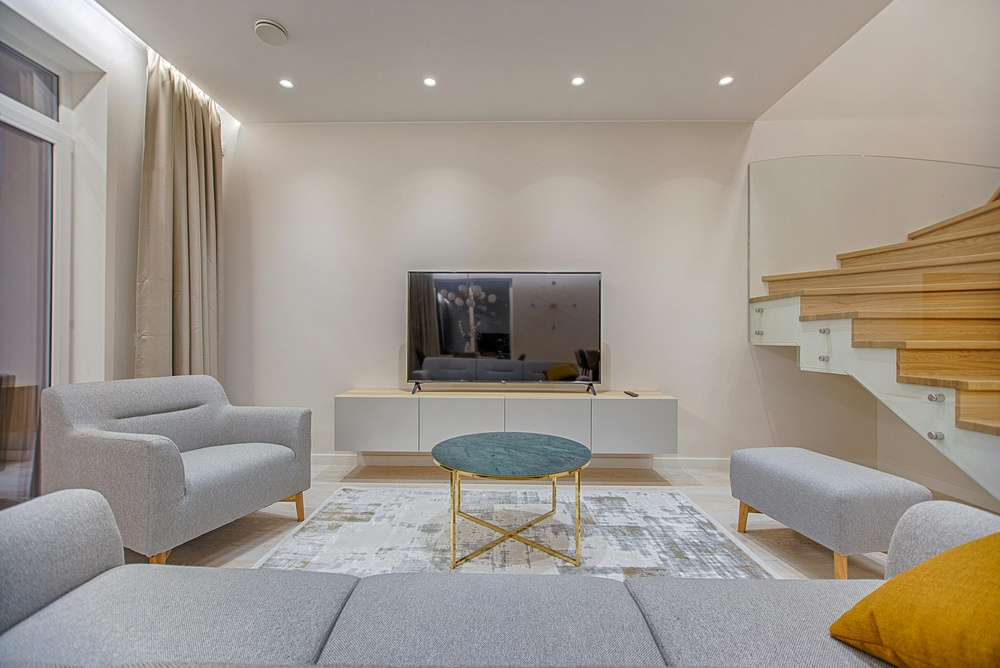
#> input picture sample.jpg, 1000 x 668 px, shrunk from 3400 x 2270 before the run
$ python visualize_features.py   (older library calls are emulated)
#> lines starting #> are read from the running program, lines starting #| are printed output that depends on the picture
import cv2
import numpy as np
import matplotlib.pyplot as plt

patch_h, patch_w = 8, 8

image_path = "sample.jpg"
img = cv2.imread(image_path)
#> img is the input picture: shape (668, 1000, 3); mean B, G, R 140.9, 150.3, 158.4
img = cv2.cvtColor(img, cv2.COLOR_BGR2RGB)

gray = cv2.cvtColor(img, cv2.COLOR_RGB2GRAY)
h, w, _ = img.shape
#> h = 668; w = 1000
h_patches = h // patch_h
#> h_patches = 83
w_patches = w // patch_w
#> w_patches = 125

r_mean_map = np.zeros((h_patches, w_patches))
g_mean_map = np.zeros((h_patches, w_patches))
b_mean_map = np.zeros((h_patches, w_patches))
row_norm_map = np.zeros((h_patches, w_patches))
col_norm_map = np.zeros((h_patches, w_patches))
center_dist_map = np.zeros((h_patches, w_patches))
focal_prior_map = np.zeros((h_patches, w_patches))
patch_grad_map = np.zeros((h_patches, w_patches))
patch_brightness_map = np.zeros((h_patches, w_patches))

sobel_x = cv2.Sobel(gray, cv2.CV_64F, 1, 0, ksize=3)
sobel_y = cv2.Sobel(gray, cv2.CV_64F, 0, 1, ksize=3)
gradient_magnitude = np.sqrt(sobel_x**2 + sobel_y**2)

center_y, center_x = h / 2, w / 2
#> center_y = 334; center_x = 500

for i in range(h_patches):
    for j in range(w_patches):
        y, x = i * patch_h, j * patch_w
        patch = img[y:y+patch_h, x:x+patch_w]
        patch_gray = gray[y:y+patch_h, x:x+patch_w]
        patch_grad = gradient_magnitude[y:y+patch_h, x:x+patch_w]

        r_mean_map[i, j] = np.mean(patch[:, :, 0])
        g_mean_map[i, j] = np.mean(patch[:, :, 1])
        b_mean_map[i, j] = np.mean(patch[:, :, 2])

        row_norm_map[i, j] = i / h_patches
        col_norm_map[i, j] = j / w_patches

        patch_center_y = y + patch_h / 2
        patch_center_x = x + patch_w / 2
        dist = np.sqrt((patch_center_y - center_y)**2 + (patch_center_x - center_x)**2)
        center_dist_map[i, j] = dist / np.sqrt(center_x**2 + center_y**2)

        focal_prior_map[i, j] = np.exp(-((patch_center_x - center_x)**2 + (patch_center_y - center_y)**2) / (2 * (0.25 * h)**2))

        patch_grad_map[i, j] = np.mean(patch_grad)

        patch_brightness_map[i, j] = np.mean(patch_gray)
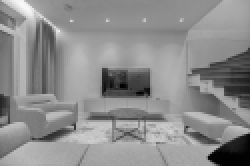
#> b_mean_map: shape (83, 125) float64 (shown 2 times larger); min 1.08, max 248.8, mean 140.9
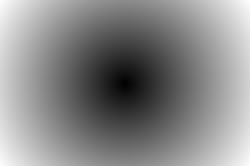
#> center_dist_map: shape (83, 125) float64 (shown 2 times larger); min 0.00333, max 0.991, mean 0.536
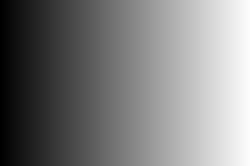
#> col_norm_map: shape (83, 125) float64 (shown 2 times larger); min 0, max 0.992, mean 0.496
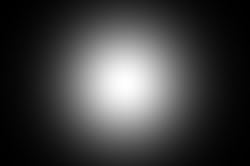
#> focal_prior_map: shape (83, 125) float64 (shown 2 times larger); min 0.00172, max 1, mean 0.251
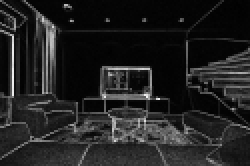
#> patch_grad_map: shape (83, 125) float64 (shown 2 times larger); min 1.1, max 243.4, mean 33.7
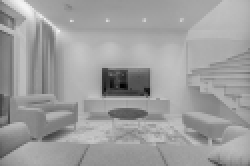
#> r_mean_map: shape (83, 125) float64 (shown 2 times larger); min 1.08, max 244.8, mean 158.5
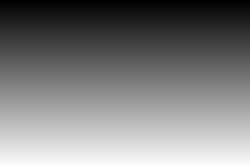
#> row_norm_map: shape (83, 125) float64 (shown 2 times larger); min 0, max 0.988, mean 0.494

center_dist_map /= (center_dist_map.max() + 1e-7)

fig, axes = plt.subplots(3, 3, figsize=(9, 3))

axes[0][0].imshow(img)
axes[0][0].set_title('Original Image', fontsize=8)
axes[0][0].axis('off')

axes[0][1].imshow(r_mean_map, cmap='Reds')
axes[0][1].set_title('R Mean Map', fontsize=8)
axes[0][1].axis('off')

axes[0][2].imshow(g_mean_map, cmap='Greens')
axes[0][2].set_title('G Mean Map', fontsize=8)
axes[0][2].axis('off')

axes[1][0].imshow(b_mean_map, cmap='Blues')
axes[1][0].set_title('B Mean Map', fontsize=8)
axes[1][0].axis('off')

axes[1][1].imshow(row_norm_map, cmap='viridis')
axes[1][1].set_title('Row Norm Map', fontsize=8)
axes[1][1].axis('off')

axes[1][2].imshow(col_norm_map, cmap='viridis')
axes[1][2].set_title('Col Norm Map', fontsize=8)
axes[1][2].axis('off')

axes[2][0].imshow(center_dist_map, cmap='magma')
axes[2][0].set_title('Center Dist Map', fontsize=8)
axes[2][0].axis('off')

axes[2][1].imshow(focal_prior_map, cmap='inferno')
axes[2][1].set_title('Focal Prior Map', fontsize=8)
axes[2][1].axis('off')

axes[2][2].imshow(patch_grad_map, cmap='gray')
axes[2][2].set_title('Gradient Magnitude Map', fontsize=8)
axes[2][2].axis('off')

plt.tight_layout()
plt.show()
